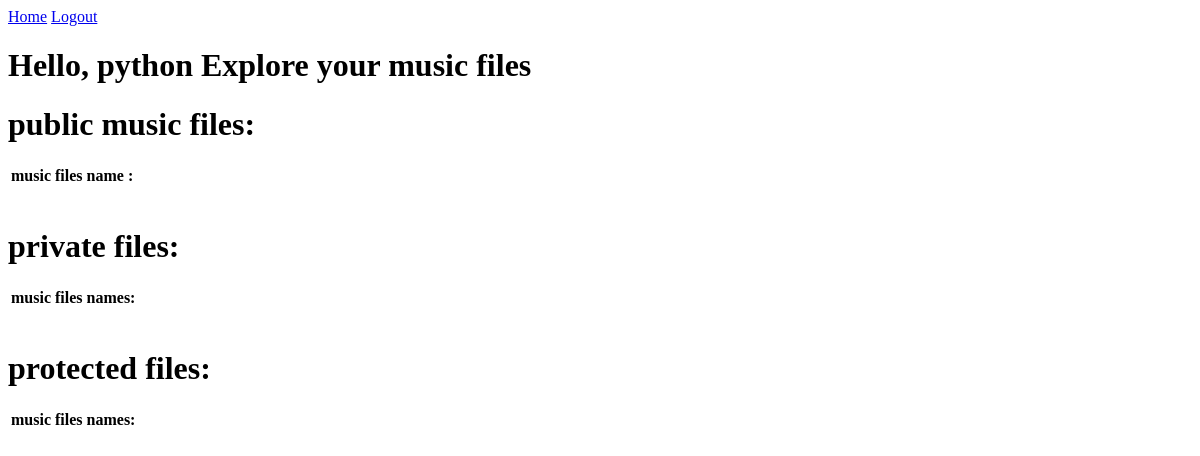
The app's page /music/dashboard/ (signed in), older data.
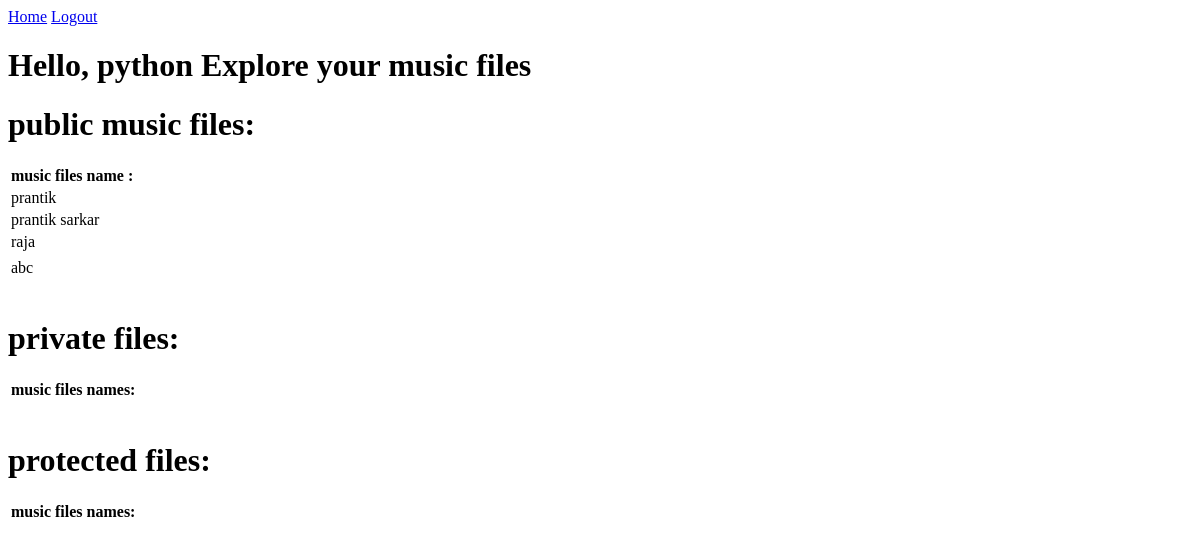
The same page, newer data.
### music/models.py (models this page shows)
class public(models.Model):
        file_name = models.CharField(max_length=40)

### music/views.py (the view)
# urls.py: path('dashboard/',dashboard),
def dashboard(request):
    if 'email' not in request.session:
        return HttpResponseRedirect('http://localhost:8000/music/login/')
    records = public.objects.all()
    email = request.session['email']
    u = User.objects.get(email = email)
    records1 = private_file_name.objects.filter(user = u)
    records2 = protected_file_name.objects.filter(user = u)
    d={
        'records':records,
        'records1':records1,
        'records2':records2,
    }
    return render(request,'music/dashboard.html',d)

### templates/music/dashboard.html (shortened to what this page needs)
<!DOCTYPE html>
<html lang="en">
<head>
</head>
<body>
    <a href="http://localhost:8000/music/">Home</a>
    <a href="http://localhost:8000/music/logout/">Logout</a>
    <h1>Hello, {{request.session.username}} Explore your music files</h1>
<h1 >public music files:</h1>
    <table>
        <tr>
            <th> music files name :</th>
        </tr>
        {% for rec in records %}
        <tr>
            <td>{{rec.file_name}}</td>
        </tr>
        {% endfor %}
    </table><br>
    <h1 >private files:</h1>
    <table>
        <tr>
            <th> music files names:</th>
        </tr>
    </table><br>
<h1>protected files:</h1>
<table>
    <tr>
        <th> music files names:</th>
    </tr>
</table>
</body>
</html>

Row changes from the older to the newer data that the page shows:
added public: file_name "prantik"
added public: file_name "prantik sarkar"
added public: file_name "raja"
added public: file_name "abc"
